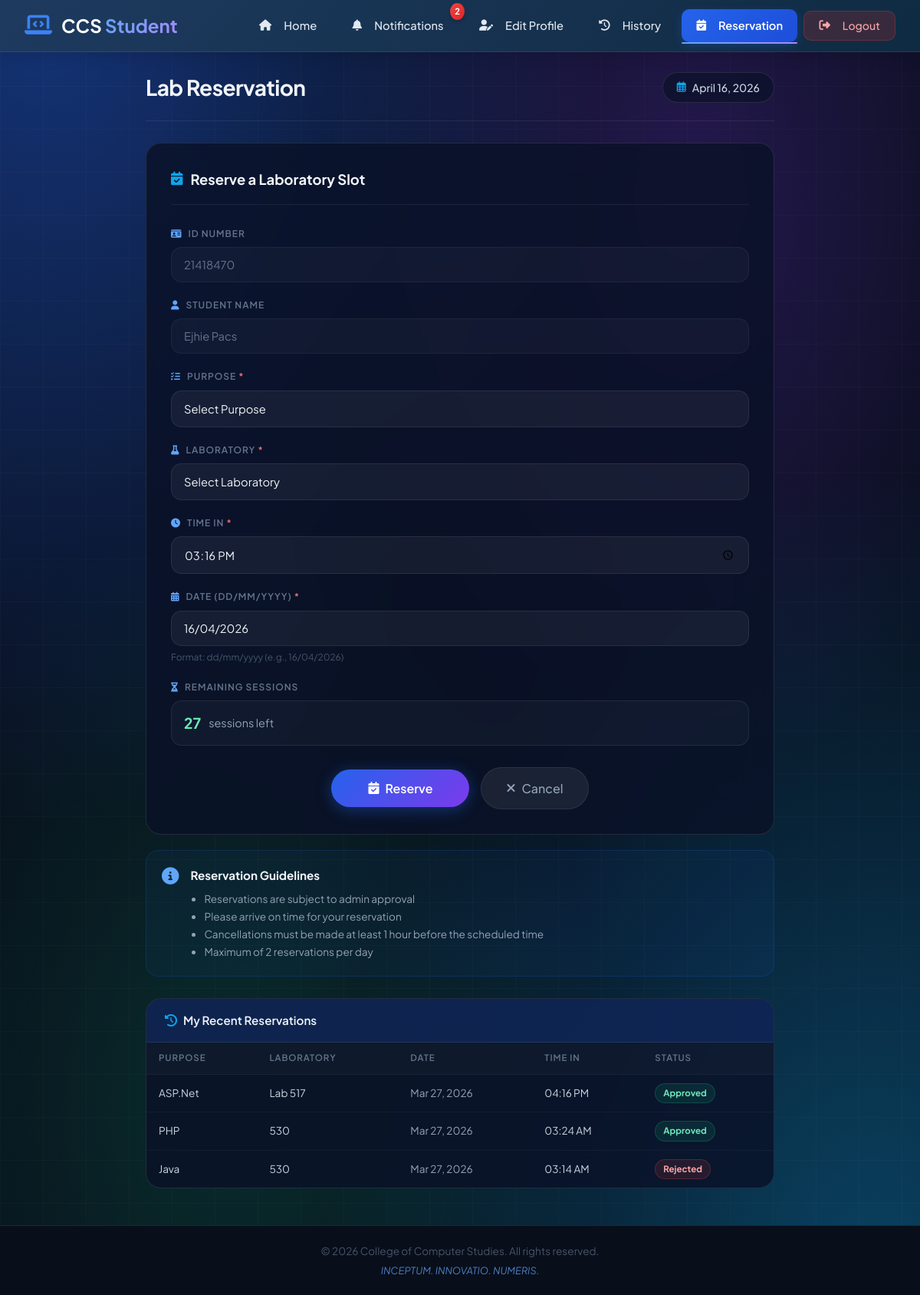
/pages/reservation.php (signed in), run on the app's committed database.
### tables this page shows
CREATE TABLE `users` (
  `id` int(11) NOT NULL,
  `id_number` varchar(20) NOT NULL,
  `course` varchar(50) NOT NULL,
  `last_name` varchar(50) NOT NULL,
  `first_name` varchar(50) NOT NULL,
  `middle_name` varchar(50) DEFAULT NULL,
  `year_level` int(11) NOT NULL,
  `email` varchar(100) NOT NULL,
  `address` text NOT NULL,
  `password` varchar(255) NOT NULL,
  `sessions` int(11) DEFAULT 30,
  `reward_points` int(11) NOT NULL DEFAULT 0
);

CREATE TABLE `reservations` (
  `id` int(11) NOT NULL,
  `user_id` int(11) NOT NULL,
  `id_number` varchar(50) NOT NULL,
  `name` varchar(150) NOT NULL,
  `purpose` varchar(100) NOT NULL,
  `laboratory` varchar(100) NOT NULL,
  `time_in` time NOT NULL,
  `reservation_date` date NOT NULL,
  `status` enum('pending','approved','rejected') DEFAULT 'pending',
  `created_at` timestamp NOT NULL DEFAULT current_timestamp()
);

### includes/get_announcements.php (called while the page is built, shortened)
<?php
function getDB() {
    global $pdo;
    if (isset($pdo) && $pdo instanceof PDO) {
        return $pdo;
    }
    global $pdo;
    return $pdo;
}
function getUnreadNotificationCount($user_id) {
    $pdo = getDB();
    $query = "SELECT COUNT(*) as unread FROM notifications
              WHERE user_id = :user_id AND is_read = 0";
    $stmt = $pdo->prepare($query);
    $stmt->bindParam(':user_id', $user_id);
    $stmt->execute();
    $result = $stmt->fetch(PDO::FETCH_ASSOC);
    return $result['unread'] ?? 0;
}
?>

### pages/reservation.php (the view, shortened to what this page needs)
<?php
$extraCSS  = "dashboard";
$basePath  = "../";
require_once __DIR__ . '/../config/database.php';
$user_id = $_SESSION['user_id'];
$stmt = $pdo->prepare("SELECT * FROM users WHERE id = ?");
$stmt->execute([$user_id]);
$user = $stmt->fetch();
$remaining_sessions = (int)($user['sessions'] ?? 0);
$my_reservations = $pdo->prepare("
    SELECT * FROM reservations
    WHERE user_id = ?
    ORDER BY created_at DESC
    LIMIT 5
");
$my_reservations->execute([$user_id]);
$my_reservations = $my_reservations->fetchAll();
?>
<?php include '../includes/header.php'; ?>
<?php include '../includes/user_navigation.php'; ?>
<div class="res-wrap">
    <div class="res-inner">
        <div class="dashboard-header">
            <h1>Lab Reservation</h1>
            <div class="date-badge">
                <i class="far fa-calendar-alt"></i>
                <?php echo date('F j, Y'); ?>
            </div>
        </div>
        <div class="res-card">
            <div class="res-card-title">
                <i class="fas fa-calendar-check"></i>
                <h2>Reserve a Laboratory Slot</h2>
            </div>
            <form method="POST" action="">
                <div class="form-group">
                    <label class="form-label"><i class="fas fa-id-card"></i> ID Number</label>
                    <input type="text"
                           class="form-control"
                           value="<?php echo htmlspecialchars($user['id_number'] ?? $_SESSION['id_number']); ?>"
                           readonly disabled>
                </div>
                <div class="form-group">
                    <label class="form-label"><i class="fas fa-user"></i> Student Name</label>
                    <input type="text"
                           class="form-control"
                           value="<?php echo htmlspecialchars(trim($user['first_name'] . ' ' . $user['last_name'])); ?>"
                           readonly disabled>
                </div>
                <div class="form-group">
                    <label class="form-label"><i class="fas fa-tasks"></i> Purpose <span style="color:#f87171;">*</span></label>
                    <select name="purpose" class="form-control" required>
                        <option value="" style="background:#1e293b;">Select Purpose</option>
                    </select>
                </div>
                <div class="form-group">
                    <label class="form-label"><i class="fas fa-flask"></i> Laboratory <span style="color:#f87171;">*</span></label>
                    <select name="lab" class="form-control" required>
                        <option value="" style="background:#1e293b;">Select Laboratory</option>
                    </select>
                </div>
                <div class="form-group">
                    <label class="form-label"><i class="fas fa-clock"></i> Time In <span style="color:#f87171;">*</span></label>
                    <input type="time"
                           name="time_in"
                           class="form-control"
                           value="<?php echo $_POST['time_in'] ?? date('H:i'); ?>"
                           required>
                </div>
                <div class="form-group">
                    <label class="form-label"><i class="fas fa-calendar-alt"></i> Date (dd/mm/yyyy) <span style="color:#f87171;">*</span></label>
                    <input type="text"
                           name="date"
                           class="form-control"
                           placeholder="dd/mm/yyyy"
                           value="<?php echo $_POST['date'] ?? date('d/m/Y'); ?>"
                           pattern="\d{2}/\d{2}/\d{4}"
                           title="Please enter date in dd/mm/yyyy format"
                           required>
                    <small style="color:#475569;font-size:0.75rem;margin-top:5px;display:block;">
                        Format: dd/mm/yyyy (e.g., <?php echo date('d/m/Y'); ?>)
                    </small>
                </div>
                <div class="form-group">
                    <label class="form-label"><i class="fas fa-hourglass-half"></i> Remaining Sessions</label>
                    <div class="sessions-display">
                        <span style="color: <?php echo $remaining_sessions > 10 ? '#6ee7b7' : ($remaining_sessions > 5 ? '#fcd34d' : '#fca5a5'); ?>; font-size: 1.2rem; font-weight: 700;">
                            <?php echo $remaining_sessions; ?>
                        </span>
                        <span style="color:#94a3b8;font-size:0.9rem;">sessions left</span>
                    </div>
                </div>
                <div class="btn-row">
                    <button type="submit" name="reserve" class="btn-reserve"
                            <?php echo $remaining_sessions <= 0 ? 'disabled' : ''; ?>>
                        <i class="fas fa-calendar-check"></i> Reserve
                    </button>
                    <a href="dashboard.php" class="btn-cancel">
                        <i class="fas fa-times"></i> Cancel
                    </a>
                </div>
            </form>
        </div>
        <div class="info-card">
            <i class="fas fa-info-circle"></i>
            <div>
                <h4>Reservation Guidelines</h4>
                <ul>
                    <li>Reservations are subject to admin approval</li>
                    <li>Please arrive on time for your reservation</li>
                    <li>Cancellations must be made at least 1 hour before the scheduled time</li>
                    <li>Maximum of 2 reservations per day</li>
                </ul>
            </div>
        </div>
        <?php if (!empty($my_reservations)): ?>
        <div class="recent-card">
            <div class="recent-header">
                <i class="fas fa-history"></i>
                <h3>My Recent Reservations</h3>
            </div>
            <table class="recent-table">
                <thead>
                    <tr>
                        <th>Purpose</th>
                        <th>Laboratory</th>
                        <th>Date</th>
                        <th>Time In</th>
                        <th>Status</th>
                    </tr>
                </thead>
                <tbody>
                    <?php foreach ($my_reservations as $r): ?>
                    <tr>
                        <td><?php echo htmlspecialchars($r['purpose']); ?></td>
                        <td><?php echo htmlspecialchars($r['laboratory']); ?></td>
                        <td style="color:#94a3b8;">
                            <?php echo $r['reservation_date']
                                ? date('M j, Y', strtotime($r['reservation_date']))
                                : '—'; ?>
                        </td>
                        <td>
                            <?php echo $r['time_in']
                                ? date('h:i A', strtotime($r['time_in']))
                                : '—'; ?>
                        </td>
                        <td>
                            <?php
                            $s   = $r['status'] ?? 'pending';
                            $cls = match($s) {
                                'approved' => 'badge-approved',
                                'rejected' => 'badge-rejected',
                                default    => 'badge-pending',
                            };
                            ?>
                            <span class="badge <?php echo $cls; ?>"><?php echo ucfirst($s); ?></span>
                        </td>
                    </tr>
                    <?php endforeach; ?>
                </tbody>
            </table>
        </div>
        <?php endif; ?>
    </div>
</div>
<?php include '../includes/footer.php'; ?>

### includes/header.php (shortened to what this page needs)
<!DOCTYPE html>
<html lang="en">
<head>
    <link rel="stylesheet" href="https://cdnjs.cloudflare.com/ajax/libs/font-awesome/6.4.0/css/all.min.css">
    <link rel="stylesheet" href="<?= $basePath ?? '' ?>assets/css/style.css">
    <link rel="stylesheet" href="<?= $basePath ?? '' ?>assets/css/navbar.css">
    <?php if(isset($extraCSS)): ?>
        <link rel="stylesheet" href="<?= $basePath ?? '' ?>assets/css/<?php echo $extraCSS; ?>.css">
    <?php endif; ?>
</head>
<body>

### includes/user_navigation.php (shortened to what this page needs)
<?php
require_once __DIR__ . '/get_announcements.php';
$totalUnreadCount = isset($_SESSION['user_id']) ?
    (getUnreadAnnouncementCount($_SESSION['user_id']) + getUnreadNotificationCount($_SESSION['user_id'])) : 0;
?>
<nav class="navbar">
    <div class="nav-container">
        <div class="logo">
            <i class="fas fa-laptop-code"></i>
            <span>CCS <span class="logo-highlight">Student</span></span>
        </div>
        <ul class="nav-menu">
            <li><a href="<?= $basePath ?>pages/dashboard.php" class="<?php echo basename($_SERVER['PHP_SELF']) == 'dashboard.php' ? 'active' : ''; ?>">
                <i class="fas fa-home"></i> Home
            </a></li>
            <li class="nav-item">
                <a href="<?= $basePath ?>pages/notifications.php" class="notification-link <?php echo basename($_SERVER['PHP_SELF']) == 'notifications.php' ? 'active' : ''; ?>">
                    <i class="fas fa-bell"></i> Notifications
                    <?php if ($totalUnreadCount > 0): ?>
                        <span class="nav-notification-badge"><?php echo $totalUnreadCount; ?></span>
                    <?php endif; ?>
                </a>
            </li>
            <li><a href="<?= $basePath ?>pages/edit_profile.php" class="<?php echo basename($_SERVER['PHP_SELF']) == 'edit_profile.php' ? 'active' : ''; ?>">
                <i class="fas fa-user-edit"></i> Edit Profile
            </a></li>
            <li><a href="<?= $basePath ?>pages/history.php" class="<?php echo basename($_SERVER['PHP_SELF']) == 'history.php' ? 'active' : ''; ?>">
                <i class="fas fa-history"></i> History
            </a></li>
            <li><a href="<?= $basePath ?>pages/reservation.php" class="<?php echo basename($_SERVER['PHP_SELF']) == 'reservation.php' ? 'active' : ''; ?>">
                <i class="fas fa-calendar-check"></i> Reservation
            </a></li>
            <li><a href="<?= $basePath ?>pages/logout.php" class="btn-logout-nav">
                <i class="fas fa-sign-out-alt"></i> Logout
            </a></li>
        </ul>
    </div>
</nav>

### includes/footer.php (shortened to what this page needs)
<footer class="footer">
    <div class="footer-container">
        <div class="footer-content">
            <p>&copy; <?php echo date('Y'); ?> College of Computer Studies. All rights reserved.</p>
            <p class="motto">INCEPTUM. INNOVATIO. NUMERIS.</p>
        </div>
    </div>
</footer>
</body>
</html>

### assets/css/style.css (style rules this page uses)
*, *::before, *::after { margin: 0; padding: 0; box-sizing: border-box; }
:root { --primary: #2563eb; --primary-light: #3b82f6; --primary-soft: rgba(37,99,235,0.15); --secondary: #475569; --accent: #0ea5e9; --background: #080e1a; --surface: rgba(255,255,255,0.06); --surface-hover: rgba(255,255,255,0.09); --text-primary: #f1f5f9; --text-secondary: #94a3b8; --text-light: #475569; --border-light: rgba(255,255,255,0.09); --border-hover: rgba(255,255,255,0.18); --shadow-sm: 0 2px 8px rgba(0,0,0,0.3); --shadow-md: 0 8px 32px rgba(0,0,0,0.4); --shadow-lg: 0 20px 60px rgba(0,0,0,0.5); --shadow-blue: 0 8px 28px rgba(37,99,235,0.4); --radius-lg: 28px; --radius-md: 16px; --radius-sm: 10px; --transition: all 0.25s ease; }
body { font-family: 'Plus Jakarta Sans', system-ui, sans-serif; background: var(--background); color: var(--text-primary); line-height: 1.6; min-height: 100vh; }
body::before { content: ''; position: fixed; inset: 0; background: radial-gradient(ellipse at 5% 0%, rgba(37,99,235,0.45) 0%, transparent 45%), radial-gradient(ellipse at 95% 100%, rgba(14,165,233,0.35) 0%, transparent 45%), radial-gradient(ellipse at 75% 15%, rgba(124,58,237,0.25) 0%, transparent 38%), radial-gradient(ellipse at 25% 85%, rgba(16,185,129,0.18) 0%, transparent 38%); pointer-events: none; z-index: -2; }
body::after { content: ''; position: fixed; inset: 0; background-image: linear-gradient(rgba(255,255,255,0.018) 1px, transparent 1px), linear-gradient(90deg, rgba(255,255,255,0.018) 1px, transparent 1px); background-size: 56px 56px; pointer-events: none; z-index: -1; }
.motto { margin-bottom: 36px; }
.footer { background: #080e1a; color: var(--text-secondary); text-align: center; padding: 22px 20px; margin-top: 0; border-top: 1px solid var(--border-light); position: relative; z-index: 10; }
.footer-container { max-width: 1200px; margin: 0 auto; padding: 0 20px; }
.footer-content { display: flex; flex-direction: column; gap: 4px; }
.footer p { margin: 0; font-size: 0.85rem; color: var(--text-light); }
.footer .motto { color: #60a5fa; font-style: italic; font-size: 0.8rem; opacity: 0.75; }

### assets/css/navbar.css (style rules this page uses)
.navbar { background: rgba(15, 23, 42, 0.7); backdrop-filter: blur(20px); -webkit-backdrop-filter: blur(20px); position: fixed; width: 100%; top: 0; z-index: 1000; padding: 1rem 0; border-bottom: 1px solid rgba(255,255,255,0.08); box-shadow: 0 4px 24px rgba(0,0,0,0.3); }
.nav-container { max-width: 1200px; margin: 0 auto; padding: 0 25px; display: flex; justify-content: space-between; align-items: center; }
.logo { font-size: 1.3rem; font-weight: 700; color: #f1f5f9; display: flex; align-items: center; gap: 0.5rem; text-decoration: none; }
.logo i { font-size: 1.5rem; color: #60a5fa; }
.logo-highlight { background: linear-gradient(135deg, #60a5fa, #a78bfa); -webkit-background-clip: text; -webkit-text-fill-color: transparent; background-clip: text; }
.nav-menu { display: flex; list-style: none; gap: 1.8rem; align-items: center; }
.nav-menu li a { text-decoration: none; color: #94a3b8; font-weight: 500; font-size: 0.92rem; transition: all 0.2s ease; position: relative; padding: 0.4rem 0; }
.nav-menu li a i { margin-right: 0.4rem; font-size: 0.9rem; }
.nav-menu li a.active { color: #60a5fa; font-weight: 600; }
.nav-menu li a.active::after { content: ''; position: absolute; bottom: -2px; left: 0; width: 100%; height: 2px; background: linear-gradient(90deg, #60a5fa, #a78bfa); border-radius: 2px; }
.btn-outline, .btn-solid, .btn-logout-nav { padding: 0.45rem 1.2rem !important; border-radius: 999px; font-size: 0.88rem !important; font-weight: 500 !important; transition: all 0.2s ease !important; display: inline-flex; align-items: center; gap: 0.4rem; border: 1.5px solid transparent; font-family: inherit; }
.btn-logout-nav { background: rgba(239,68,68,0.15) !important; color: #fca5a5 !important; border-color: rgba(239,68,68,0.25) !important; }

### data on the page
users: id_number "21418470", first_name+last_name "Ejhie Pacs", sessions "27"
reservations: purpose "ASP.Net", laboratory "Lab 517", reservation_date "Mar 27, 2026", time_in "04:16 PM", status "Approved"
reservations: purpose "PHP", laboratory "530", reservation_date "Mar 27, 2026", time_in "03:24 AM", status "Approved"
reservations: purpose "Java", laboratory "530", reservation_date "Mar 27, 2026", time_in "03:14 AM", status "Rejected"

### other printed values
$totalUnreadCount "2"
